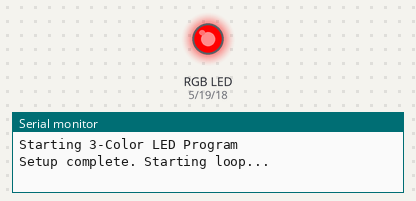
This sketch was run on a simulated Arduino Uno, built with avr-gcc and run on an emulated ATmega328P. Shown: an RGB LED mixed from three pins (HIGH = lit), the last lines printed to the serial monitor. Random numbers use the default seed unless the sketch sets one.

Above: at 2.1 s.
At 7.7 s:
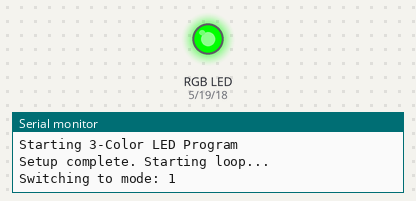
At 12.4 s:
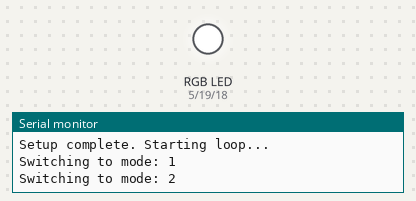
At 19.1 s:
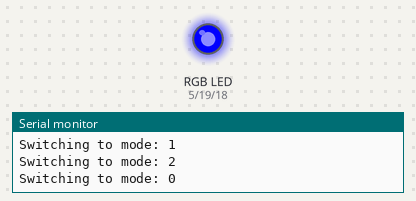
At 29.0 s:
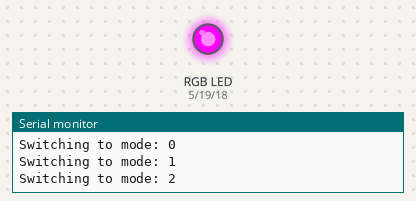
At 38.8 s:
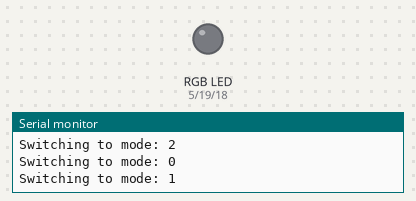
Timing chart, 0 to 40.0 s (numbered marks = the images above):
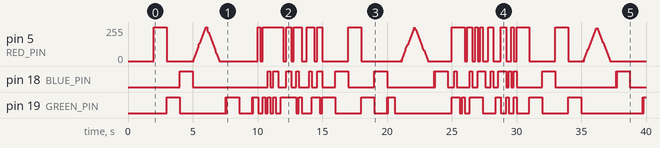

The sketch:

01-Blink.ino
```cpp
// (licence header left out)
// Define the pins for the RGB LED
#define RED_PIN 5
#define GREEN_PIN 19
#define BLUE_PIN 18

// Declare variables for mode switching and timing
int currentMode = 0; // Tracks the current mode (0: Slow Blink, 1: Fast Fade, 2: Fast Blink)
unsigned long lastModeUpdateTime = 0; // Tracks the last mode update time
const unsigned long slowBlinkInterval = 1000; // Interval for slow blink mode
const unsigned long fastBlinkInterval = 200; // Interval for fast blink mode
const unsigned long fadeInterval = 20; // Interval for fade updates
int fadeValue = 0; // Current fade value for Fast Fade mode
int fadeDirection = 1; // Direction of fade (1: increasing, -1: decreasing)
int activeColor = 0; // Active color for Fast Fade mode (0: Red, 1: Green, 2: Blue)

void setup() {
  // Initialize pins and serial communication
  pinMode(RED_PIN, OUTPUT);
  pinMode(GREEN_PIN, OUTPUT);
  pinMode(BLUE_PIN, OUTPUT);

  Serial.begin(9600);
  Serial.println("Starting 3-Color LED Program");

  // Set initial LED state to off
  analogWrite(RED_PIN, 0);
  analogWrite(GREEN_PIN, 0);
  analogWrite(BLUE_PIN, 0);

  Serial.println("Setup complete. Starting loop...");
  delay(2000); // Wait for 2 seconds before starting the loop
}

void loop() {
  // Check if 5 seconds have passed for the current mode
  if (millis() - lastModeUpdateTime >= 5000) {
    currentMode = (currentMode + 1) % 3;
    Serial.print("Switching to mode: ");
    Serial.println(currentMode);
    lastModeUpdateTime = millis();
  }

  // Execute the current mode
  if (currentMode == 0) {
    // Slow Blink
    static unsigned long lastUpdateTime = 0;
    if (millis() - lastUpdateTime >= slowBlinkInterval) {
      lastUpdateTime = millis();
      static int color = 0;

      // Turn off all LEDs
      analogWrite(RED_PIN, 0);
      analogWrite(GREEN_PIN, 0);
      analogWrite(BLUE_PIN, 0);

      // Turn on the current color LED
      if (color == 0) analogWrite(RED_PIN, 255);
      else if (color == 1) analogWrite(GREEN_PIN, 255);
      else if (color == 2) analogWrite(BLUE_PIN, 255);
      color = (color + 1) % 3;
    }
  } else if (currentMode == 1) {
    // Fast Fade
    static unsigned long lastUpdateTime = 0;
    if (millis() - lastUpdateTime >= fadeInterval) {
      lastUpdateTime = millis();
      fadeValue += fadeDirection * 5;
      if (fadeValue <= 0 || fadeValue >= 255) {
        fadeDirection *= -1;
        if (fadeValue <= 0) activeColor = random(0, 3);
        fadeValue = constrain(fadeValue, 0, 255);
      }

      // Turn off all LEDs
      analogWrite(RED_PIN, 0);
      analogWrite(GREEN_PIN, 0);
      analogWrite(BLUE_PIN, 0);

      // Set the active color LED to the fade value
      if (activeColor == 0) analogWrite(RED_PIN, fadeValue);
      else if (activeColor == 1) analogWrite(GREEN_PIN, fadeValue);
      else if (activeColor == 2) analogWrite(BLUE_PIN, fadeValue);
    }
  } else if (currentMode == 2) {
    // Fast Blink
    static unsigned long lastUpdateTime = 0;
    if (millis() - lastUpdateTime >= fastBlinkInterval) {
      lastUpdateTime = millis();

      // Turn off all LEDs
      analogWrite(RED_PIN, 0);
      analogWrite(GREEN_PIN, 0);
      analogWrite(BLUE_PIN, 0);

      // Randomly turn on one or more LEDs
      if (random(0, 2)) analogWrite(RED_PIN, 255);
      if (random(0, 2)) analogWrite(GREEN_PIN, 255);
      if (random(0, 2)) analogWrite(BLUE_PIN, 255);
    }
  }
}

// Uncomment and complete the following code to incorporate switch case logic ahead of our next tutorial
/*
void loop() {
  static int currentMode = 0;
  static unsigned long modeStartTime = 0;

  // Check if 5 seconds have passed for the current mode
  if (millis() - modeStartTime >= 5000) {
    currentMode = (currentMode + 1) % 3;
    modeStartTime = millis();
  }

  switch (currentMode) {
    case 0:
      slowBlink();
      break;
    case 1:
      fastFade();
      break;
    case 2:
      fastBlink();
      break;
  }
}

void slowBlink() {
  // Cycle through red, green, and blue LEDs with a slow blink
}

void fastFade() {
  // Smoothly fade a random color in and out
}

void fastBlink() {
  // Randomly blink one or more LEDs at a fast rate
}
*/
```

Measured:
- by itself, pin 18 (BLUE_PIN): LOW → HIGH at 4.0 s, → LOW 1.0 s later, → HIGH 5.8 s later, → LOW 0.20 s later, … (42 changes in this stretch)
